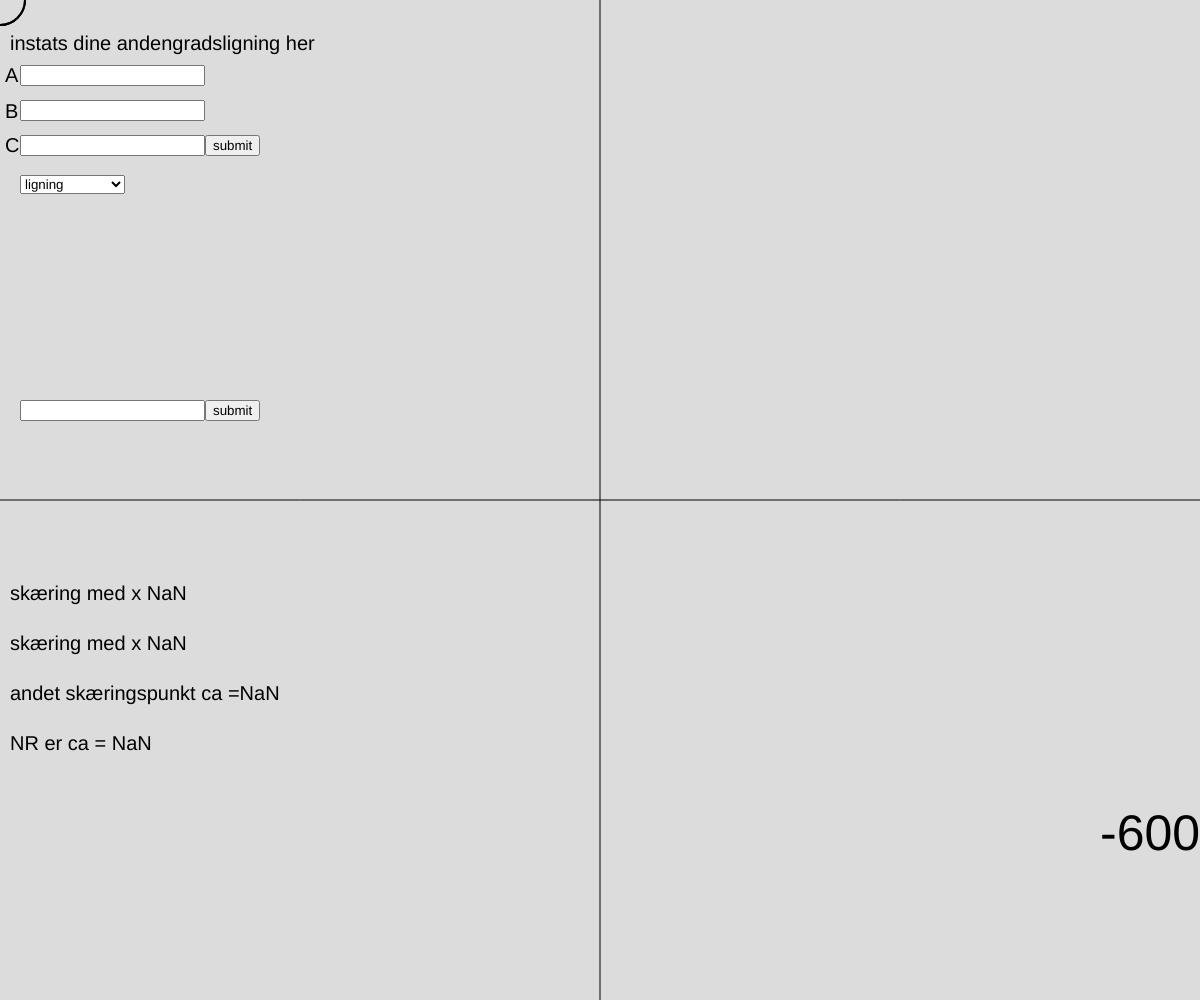
Frame 1 (no input)
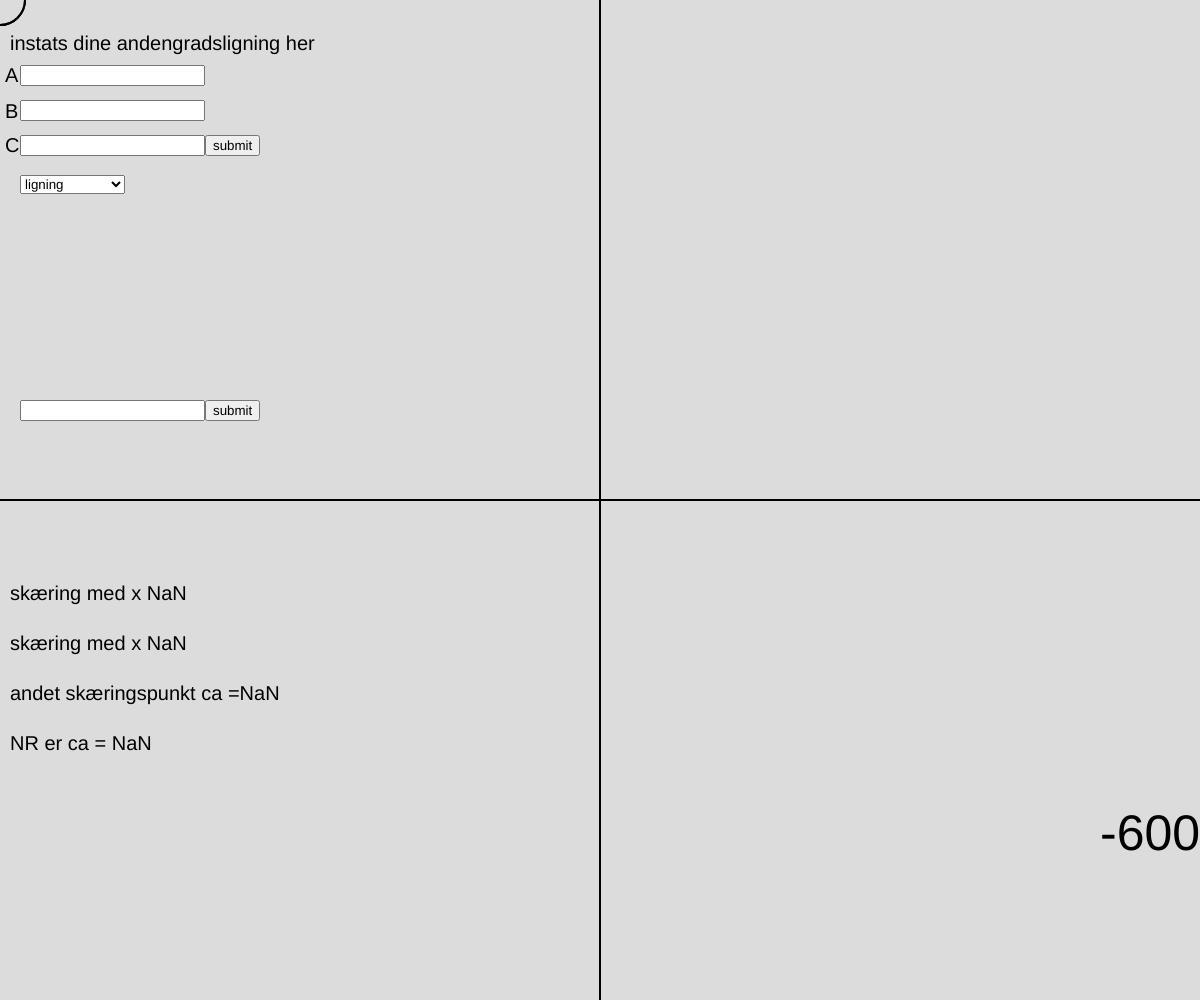
Frame 60 (no input)
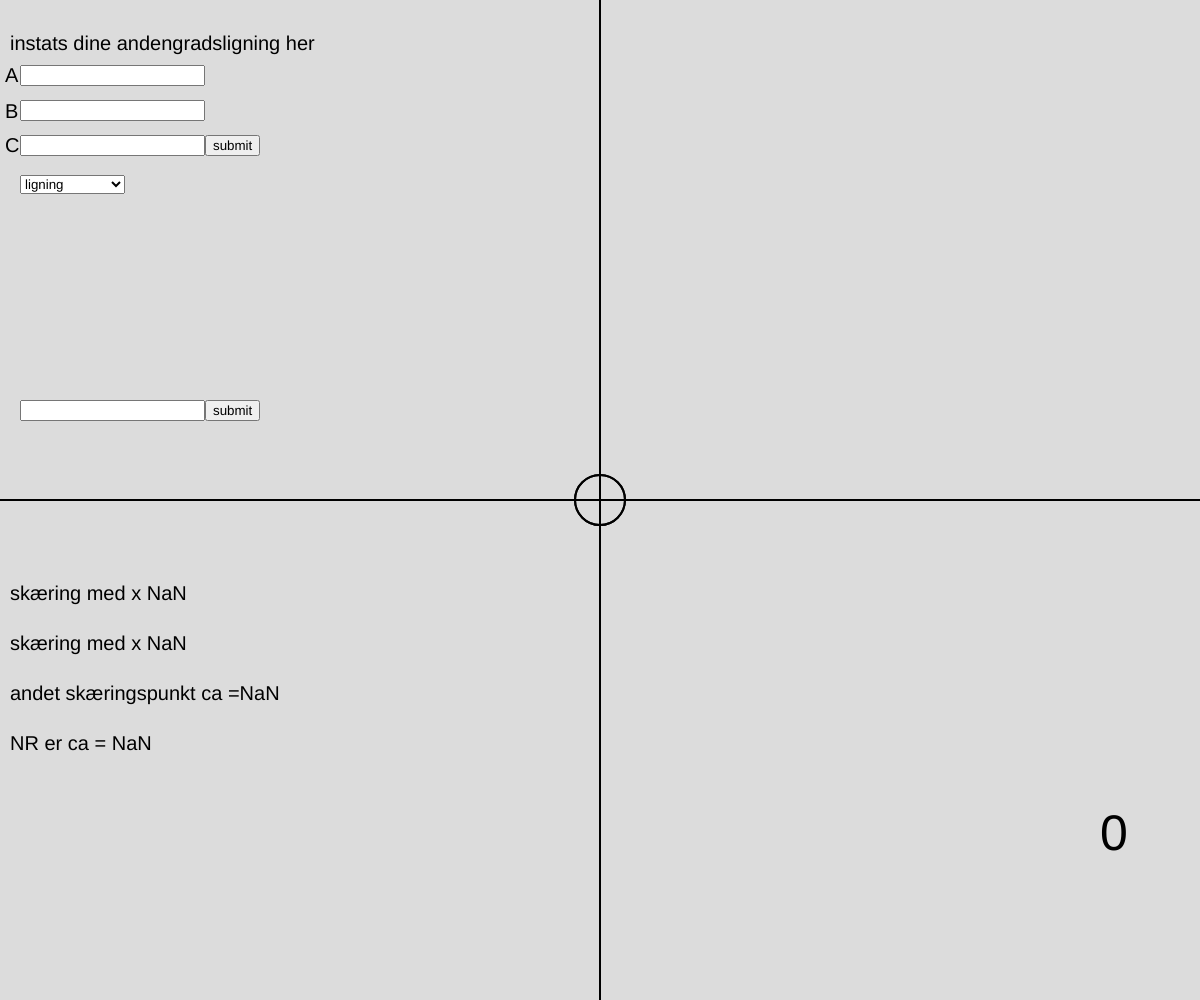
Frame 120 (the mouse pressed at the canvas centre since frame 60)

The p5.js sketch that drew these frames (run headless with seeded random() and noise() and a simulated clock; from frame 60 on, the mouse is pressed at the canvas centre):

// p5.js sketch
// ── sketch.js
let a, b, c, r; //* dette er værdier til vores andengradsligning og vores cirkel
let x, x_gæt, x_NR; //* dette er vores x'er som vi bruger til vores Newton raphson
let input, input_2, input_3, input_4, button, option; //* dette er vores globale værdier til vores input, button og option
let ligning, lineær_ligning, cirkel; //* detter er vores globale værdier for vores ligninger så vi kan tilgå dem overalt
let graf = "ligning"; //* Dette er til at vi kan skifte mellem at lave en andengradsligning og en lineær funktion

function setup() {
  createCanvas(windowWidth, windowHeight);
  //* laver input felt og indsætter værdierne man skriver ind
  input = createInput();
  input.position(20, 65);
  input_2 = createInput();
  input_2.position(20, 100);
  input_3 = createInput();
  input_3.position(20, 135);
  input_4 = createInput();
  input_4.position(20, 400);
  button = createButton("submit");
  button.position(input_3.x + input.width, 135);
  button.mousePressed(abc_værdi);
  button_2 = createButton("submit");
  button_2.position(input_4.x + input.width, 400);
  button_2.mousePressed(x_værdi);
  //* dette skaber vores classer og laver dem til objekter
  ligning = new andengradsligning(a, b, c);
  lineær_ligning = new lineær(a, b);
  mus = new upperCirkel(mouseX, mouseY, 50);
  mus_2 = new lowerCirkel(mouseX, mouseY, 50);
  //* her laver vi option så vi kan skrifte mellem lineær og andengrad
  option = createSelect();
  option.position(20, 175);
  option.option("ligning");
  option.option("lineær_ligning");
  option.changed(skrift_graf);
}
//* her har vi vores andengrad class hvor vi difinere hvad en andengradsligning er og giver den funktioner
class andengradsligning {
  constructor(a, b, c) {
    this.a = a;
    this.b = b;
    this.c = c;
  }
  //* dette er vores funktion
  gx(x_gæt) {
    return a * x_gæt ** 2 + b * x_gæt + c;
  }
  //* dette er vores afledte funktion
  dgx(x_gæt) {
    return 2 * a * x_gæt + b;
  }
  show() {
    noFill(0);
    beginShape();
    for (let x = -100; x <= 100; x++) {
      let y = a * x * x + b * x + c;
      vertex(x, -y);
    }
    endShape();
  }
}
//* Denne class laver vi vores cirkel
//! Dette er også hvad vi kalder for en parent/far class
class Cirkel {
  constructor(x, y, r) {
    this.x = x;
    this.y = y;
    this.r = r;
  }
  show() {
    ellipse(this.x, this.y, this.r);
  }
}
//* Dette er vores uppercirkel som er en udvidelse af cirkel hvori vi også giver den en funktion og en afledt funktion
//! Dette er hvad vi kalder en child/søn class
class upperCirkel extends Cirkel {
  constructor(x, y, r) {
    super(x, y, r);
  }
  //* dette er vores funktion
  Fx(x_gæt) {
    return (
      (mouseY - height / 2 - 0.5) * -1 +
      sqrt(
        -((mouseX - width / 2) ** 2) +
          2 * x_gæt * (mouseX - width / 2) +
          25 ** 2 -
          x_gæt ** 2
      )
    );
  }
  //* dette er vores afledte funktion
  dFx(x_gæt) {
    return -(
      (2 * (mouseX - width / 2) - 2 * x_gæt) /
      (2 *
        sqrt(
          -((mouseX - width / 2) ** 2) +
            2 * x_gæt * (mouseX - width / 2) +
            25 ** 2 -
            x_gæt ** 2
        ))
    );
  }
}
//* dette er det samme som vores upperclass det er en udvidet class af cirkel.
//! dette er også en child/søn class
class lowerCirkel extends Cirkel {
  constructor(x, y, r) {
    super(x, y, r);
  }
  //* dette er vores funktion
  Fx(x_gæt) {
    return (
      (mouseY - height / 2 - 0.5) * -1 -
      sqrt(
        -((mouseX - width / 2) ** 2) +
          2 * x_gæt * (mouseX - width / 2) +
          25 ** 2 -
          x_gæt ** 2
      )
    );
  }
  //* dette er vores afledte funktion
  dFx(x_gæt) {
    return -(
      (2 * (mouseX - width / 2) - 2 * x_gæt) /
      (2 *
        sqrt(
          -((mouseX - width / 2) ** 2) +
            2 * x_gæt * (mouseX - width / 2) +
            25 ** 2 -
            x_gæt ** 2
        ))
    );
  }
}
//* dette er en lineær class hvor vi angiver hvad en lineær funktion er
class lineær {
  constructor(a, b) {
    this.a = a;
    this.b = b;
  }
  show() {
    strokeWeight(2);
    noFill(0);
    beginShape();
    for (let x = -1000; x <= 1000; x++) {
      let y = a * x + b;
      vertex(x, -y);
    }
    endShape();
  }
}

function draw() {
  background(220);
  textSize(20);
  fill(0);
  //* Denne del er noget som tjekker skæringen med x aksen på vores ligning
  let skæring_x1 = (-b + sqrt(b * b - 4 * a * c)) / (2 * a);
  let skæring_x2 = (-b - sqrt(b * b - 4 * a * c)) / (2 * a);
  //* Dette skriver alt på vores skærm når vi kører programmet
  //! den skriver også alle vores beregninger på skærmen
  text("NR er ca = " + NewtonRaphson(x), 10, 750);
  text("andet skæringspunkt ca =" + NR(x_NR), 10, 700);
  text("skæring med x " + skæring_x1, 10, 600);
  text("skæring med x " + skæring_x2, 10, 650);
  text("instats dine andengradsligning her ", 10, 50);
  text("A", 5, 82);
  text("B", 5, 118);
  text("C", 5, 152);

  //* denne funktion translater hele vores skærm sådan at vi får vores (0,0) midt på skærmen
  translate(width / 2, height / 2);
  //* dette skriver hvor cirkels midtpunkts koordinator
  textSize(50);
  text(mouseX - width / 2, 500, 350);
  text((mouseY - height / 2 - 0.5) * -1, 650, 350);
  line(0, -500, 0, 500);
  line(1000, 0, -1000, 0);
  //* denne funktion afgør hvis vores option siger den er ligning at den så skal vise vores andengrad og hvis den er lineær skal den vise vores lineær funktion
  if (graf === "ligning") {
    ligning.a = a;
    ligning.b = b;
    ligning.c = c;
    ligning.show();
  }
  if (graf === "lineær_ligning") {
    lineær_ligning.a = a;
    lineær_ligning.b = b;
    lineær_ligning.show();
  }
  strokeWeight(2);
  noFill(0);
  //* denne del viser bare vores upper og lower -cirkel
  mus.x = mouseX - width / 2;
  mus.y = mouseY - height / 2;
  mus.show();
  mus_2.x = mouseX - width / 2;
  mus_2.y = mouseY - height / 2;
  mus_2.show();
}
//* denne funktion gør sådan at når man indtaster noget i vores input så sætter den vores variabler til de tal vi så for
//! ParseFloat er en funktion som gør at når vi indtaster vores værdi så sætter den vores variable til vores tal.
function abc_værdi() {
  a = parseFloat(input.value());
  b = parseFloat(input_2.value());
  c = parseFloat(input_3.value());
  input.value("");
  input_2.value("");
  input_3.value("");
}
//* Dette er fra vores option som siger at vores graf er lig med vores option value
function skrift_graf() {
  graf = option.value();
}
//* dette gør præcis det samme som i vores abc_værdi bare med vores x
function x_værdi() {
  x_gæt = parseFloat(input_4.value());
  input_4.value("");
}
/**
 * Denne funktion er vores newton raphson som skal udregne vores skæringspunkter
 * @param {number} x_gæt er vores gæt som vi indsætter i ovre funktion
 * @param {number} x1 - x5 er en del af vores newton raphson og er bare iterationer
 * @param {number} mus.Fx(x_gæt-x4) er vores funktion for vores øvre cirkel
 * @param {number} mus.dFx(x_gæt-x4) dette er vores afledte funktion til vores øvre cirkel
 * @param {number} ligning.gx(x_gæt-x4) dette er vores funktion til vores andengradsligning
 * @param {number} ligning.dgx(x_gæt-x4) detter er vores afledte funktion til vores andengradsligning
 *
 */
function NewtonRaphson(x) {
  let x1 =
    x_gæt -
    (mus.Fx(x_gæt) - ligning.gx(x_gæt)) / (mus.dFx(x_gæt) - ligning.dgx(x_gæt));
  let x2 = x1 - (mus.Fx(x1) - ligning.gx(x1)) / (mus.dFx(x1) - ligning.dgx(x1));
  let x3 = x2 - (mus.Fx(x2) - ligning.gx(x2)) / (mus.dFx(x2) - ligning.dgx(x2));
  let x4 = x3 - (mus.Fx(x3) - ligning.gx(x3)) / (mus.dFx(x3) - ligning.dgx(x3));
  let x5 = x4 - (mus.Fx(x4) - ligning.gx(x4)) / (mus.dFx(x4) - ligning.dgx(x4));
  x = x5;
  return x;
}
/**
 * Denne funktion er præcis den samme som Newton raphson det er bare nogen andre funktioner
 * @param {number} x_NR er det samme som x oppe i newton raphson
 * @param {number} x_gæt er vores gæt som vi indsætter i ovre funktion
 * @param {number} x_1 - x_5 er en del af vores newton raphson og er bare iterationer
 * @param {number} mus_2.Fx(x_gæt-x4) er vores funktion for vores nedre cirkel
 * @param {number} mus_2.dFx(x_gæt-x4) dette er vores afledte funktion til vores nedre cirkel
 * @param {number} ligning.gx(x_gæt-x4) dette er vores funktion til vores andengradsligning
 * @param {number} ligning.dgx(x_gæt-x4) detter er vores afledte funktion til vores andengradsligning
 */
function NR(x_NR) {
  let x_1 =
    x_gæt -
    (mus_2.Fx(x_gæt) - ligning.gx(x_gæt)) /
      (mus_2.dFx(x_gæt) - ligning.dgx(x_gæt));
  let x_2 =
    x_1 -
    (mus_2.Fx(x_1) - ligning.gx(x_1)) / (mus_2.dFx(x_1) - ligning.dgx(x_1));
  let x_3 =
    x_2 -
    (mus_2.Fx(x_2) - ligning.gx(x_2)) / (mus_2.dFx(x_2) - ligning.dgx(x_2));
  let x_4 =
    x_3 -
    (mus_2.Fx(x_3) - ligning.gx(x_3)) / (mus_2.dFx(x_3) - ligning.dgx(x_3));
  let x_5 =
    x_4 -
    (mus_2.Fx(x_4) - ligning.gx(x_4)) / (mus_2.dFx(x_4) - ligning.dgx(x_4));
  x_NR = x_5;
  return x_NR;
}
